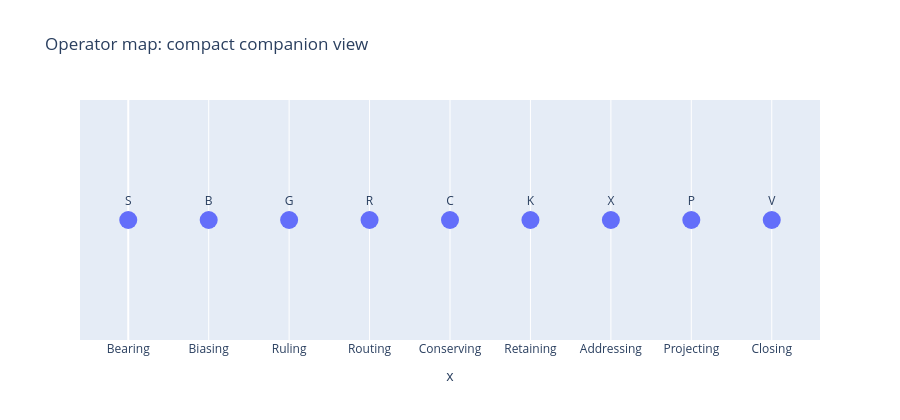

Notebook source saved alongside this figure:
### Code cell
fig_operator_map = px.scatter(
    component_df.assign(x=np.arange(len(component_df)), y=np.ones(len(component_df))),
    x="x", y="y", text="Variable", hover_data=["Verb", "Universal role", "SHA-256 companion view"],
    title="Operator map: compact companion view"
)
fig_operator_map.update_traces(textposition="top center", marker=dict(size=18))
fig_operator_map.update_yaxes(visible=False, showticklabels=False)
fig_operator_map.update_xaxes(
    tickmode="array",
    tickvals=list(range(len(component_df))),
    ticktext=component_df["Verb"]
)
fig_operator_map.update_layout(height=420)
fig_operator_map.show()

maybe_save_df(component_df, "operator_map.csv")
maybe_save_fig(fig_operator_map, "fig_operator_map.html")

### Figure 1 — Plotly figure (JSON) as saved in the notebook; plotly's stock layout.template omitted (floating-point values rounded to 4 significant figures)
{"data": [{"customdata": [["Bearing", "State-bearing substrate", "8 working registers a..h"], ["Biasing", "Directed potential / external drive", "K[i] and W[i] inputs"], ["Ruling", "Admissibility / threshold condition", "Boolean gate conditions"], ["Routing", "Transport path for change", "T1 message-side path"], ["Conserving", "Continuity bridge", "Carry / shared T1 coupling"], ["Retaining", "Persistence of generated state", "Register shift / state retention"], ["Addressing", "Selection coordinate", "Round index i"], ["Projecting", "Rendered observable output", "a_new and e_new outputs"], ["Closing", "Verification / lawful-fit closure test", "Differential invariant"]], "hovertemplate": "x=%{x}<br>y=%{y}<br>Variable=%{text}<br>Verb=%{customdata[0]}<br>Universal role=%{customdata[1]}<br>SHA-256 companion view=%{customdata[2]}<extra></extra>", "legendgroup": "", "marker": {"color": "#636efa", "size": 18, "symbol": "circle"}, "mode": "markers+text", "name": "", "orientation": "v", "showlegend": false, "text": ["S", "B", "G", "R", "C", "K", "X", "P", "V"], "textposition": "top center", "type": "scatter", "x": [0, 1, 2, 3, 4, 5, 6, 7, 8], "xaxis": "x", "y": [1.0, 1.0, 1.0, 1.0, 1.0, 1.0, 1.0, 1.0, 1.0], "yaxis": "y"}], "layout": {"height": 420, "legend": {"tracegroupgap": 0}, "title": {"text": "Operator map: compact companion view"}, "xaxis": {"anchor": "y", "domain": [0, 1], "tickmode": "array", "ticktext": ["Bearing", "Biasing", "Ruling", "Routing", "Conserving", "Retaining", "Addressing", "Projecting", "Closing"], "tickvals": [0, 1, 2, 3, 4, 5, 6, 7, 8], "title": {"text": "x"}}, "yaxis": {"anchor": "x", "domain": [0, 1], "showticklabels": false, "title": {"text": "y"}, "visible": false}}}
